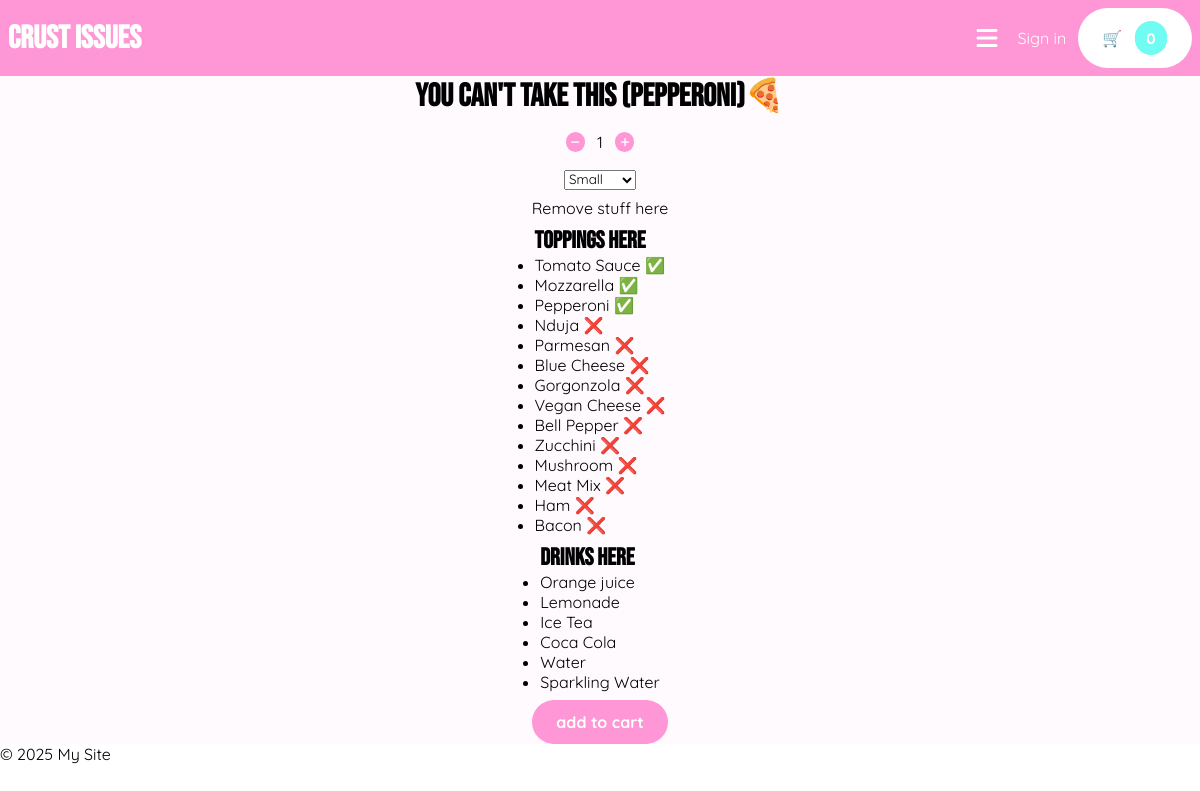
Screenshot of /menu/select-pizza/22/ with the database file from the repository.
### application/models.py (models this page shows, shortened)
class Pizza(models.Model):
    name = models.CharField(max_length=100)
    base_price = models.DecimalField(max_digits=6, decimal_places=2)
    available_toppings = models.ManyToManyField(Topping, blank=True)
    icon = models.CharField(max_length=255)
    description = models.CharField(max_length=100)

class Topping(models.Model):
    name = models.CharField(max_length=50)
    icon = models.CharField(max_length=50, default="")

class Drink(models.Model):
    name = models.CharField(max_length=100)
    price = models.DecimalField(max_digits=6, decimal_places=2)
    icon = models.CharField(max_length=255)
    description = models.CharField(max_length=100)

### application/views.py (the view)
# urls.py: path("menu/select-pizza/<int:pizza_id>/", views.select_pizza, name="select-pizza"),
def select_pizza(request, pizza_id):
   pizza = Pizza.objects.get(id=pizza_id)
   drinks = Drink.objects.all()
   toppings = Topping.objects.all()
   return render(request, "select-pizza.html", {
      "pizza": pizza,
      "drinks": drinks,
      "toppings": toppings
   })

### application/templates/select-pizza.html (shortened to what this page needs)
{% extends "layout.html" %} {% block content %}
<form method="post" action="/cart" class="col center">
  <h1 class="text-black bebas-neue">{{pizza.name}}{{pizza.icon}}</h1>
  <div class="row padding-small">
    <button id="sub">{% include "components/minus-icon.html" %}</button>
    <p id="quantity" style="cursor: pointer">1</p>
    <button id="add">{% include "components/plus-icon.html" %}</button>
  </div>
  <div>
    <select name="pizza-size" id="select-pizza-size">
      <option value="small">Small</option>
    </select>
  </div>
  <div>Remove stuff here</div>
  <div>
    <h2 class="text-black">Toppings here</h2>
    <ul>
      {% for topping in toppings %}
      <li>
        {{ topping.name }} {% if topping in pizza.available_toppings.all %} ✅
        {% else %} ❌ {% endif %}
      </li>
      {% endfor %}
    </ul>
  </div>
  <div>
    <h2 class="text-black">Drinks here</h2>
    <ul>
      {% for drink in drinks %}
      <li>{{drink.name}}</li>
      {%endfor%}
    </ul>
  </div>
  <button type="submit" class="cta cta-primary">add to cart</button>
</form>
{% endblock %}

### application/static/css/styles.css (style rules this page uses)
* { padding: 0; margin: 0; font-family: "Quicksand", sans-serif; }
:root { --color-purple: rgb(254, 250, 254); --color-pink: rgb(255, 150, 213); --color-white: white; --color-turqoise: rgb(112, 252, 243); --color-light-turqoise: rgb(197, 248, 244); --color-yellow: rgb(255, 253, 195); --spacing-small: 0.5rem; --spacing-medium: 0.75rem; --spacing-large: 1.5rem; --rounded: 35px; --rounded-full: 50%; }
h1, h2 { color: var(--color-white); font-family: "Bebas Neue", sans-serif; }
.bebas-neue { font-family: "Bebas Neue", sans-serif; }
button { all: unset; }
.cta { padding: var(--spacing-medium) var(--spacing-large); font-weight: 900; text-align: center; }
button { cursor: pointer; }
.cta-primary { background-color: var(--color-pink); border-radius: var(--rounded); color: var(--color-white); }
.row { display: flex; gap: var(--spacing-medium); align-items: center; }
.col { display: flex; flex-direction: column; gap: var(--spacing-small); align-items: center; }
.center { display: flex; align-items: center; justify-content: center; }
.text-black { color: var(--color-black); }
.padding-small { padding: var(--spacing-small); }

### rows the page displays
Pizza: name "You can't take this (Pepperoni)", icon "🍕"
Topping: name "Tomato Sauce"
Topping: name "Mozzarella"
Topping: name "Pepperoni"
Topping: name "Nduja"
Topping: name "Parmesan"
Topping: name "Blue Cheese"
Topping: name "Gorgonzola"
Topping: name "Vegan Cheese"
Topping: name "Bell Pepper"
Topping: name "Zucchini"
Topping: name "Mushroom"
Topping: name "Meat Mix"
Topping: name "Ham"
Topping: name "Bacon"
Drink: name "Orange juice"
Drink: name "Lemonade"
Drink: name "Ice Tea"
Drink: name "Coca Cola"
Drink: name "Water"
Drink: name "Sparkling Water"
